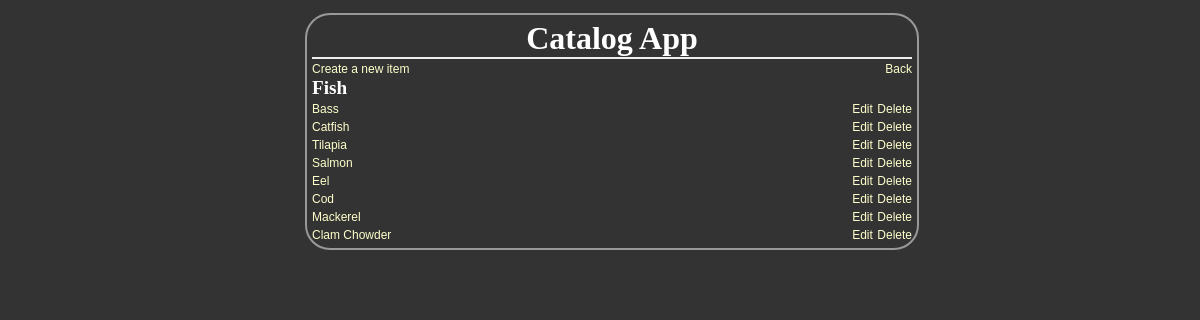
The app's page /1/, older data.
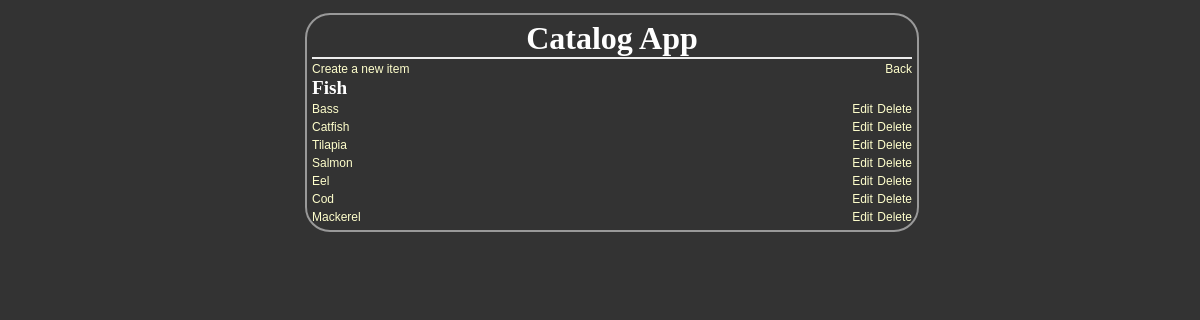
The same page, newer data.
### project4/database_setup.py (models this page shows, shortened)
class Category(Base):
    __tablename__ = 'category'
    id = Column(Integer, primary_key=True)
    name = Column(String(250), nullable=False)

class Item(Base):
    __tablename__ = 'item'
    name = Column(String(80), nullable=False)
    id = Column(Integer, primary_key=True)
    description = Column(String(65536))
    category_id = Column(Integer, ForeignKey('category.id'))
    category = relationship(Category)

### project4/project4.py (the view)
@app.route('/<int:category_id>/')
def showItems(category_id):
    DBSession = sessionmaker(bind=engine)
    session = DBSession()
    category = session.query(Category).filter_by(id=category_id).one()
    items = session.query(Item).filter_by(category_id=category_id).all()
    session.close()
    return render_template('category.html', category_id=category_id, category=category, items=items)

### project4/templates/category.html (shortened to what this page needs)
<!DOCTYPE html>
<html>
<head>
    <link rel=stylesheet type=text/css href="{{url_for('static', filename='styles.css')}}">
</head>
<body>
    <div class="pane">
        <header>
            <h1>Catalog App</h1>
        </header>
        <section class="prompt">
            <span class="create">
                <a href="{{url_for('newItem', category_id = category_id)}}">Create a new item</a>
            </span>
            <span class="back">
                <a href="/">Back</a>
            </span>
        </section>
        <main>
            <h2>{{category.name}}</h2>
            {% for i in items %}
            <div class="data">
                <span class="name">
                    <a href="{{url_for('showItem', category_id = category_id, item_id = i.id)}}">{{i.name}}</a>
                </span>
                <span class="actions">
                    <a href="{{url_for('editItem', category_id = category_id, item_id = i.id)}}">Edit</a>
                    <a href="{{url_for('deleteItem', category_id = category_id, item_id = i.id)}}">Delete</a>
                </span>
            </div>
            {% endfor %}
        </main>
    </div>
</body>
</html>

### project4/static/styles.css (style rules this page uses)
body { font-family: sans-serif; background-color: #333333 }
h1, h2, h3, h4 { color: #ffffff; }
h1, h2 { font-family: 'georgia', serif; margin: 0; }
h1 { border-bottom: 2px solid #eee; }
h2 { font-size: 1.2em; }
a { text-decoration: none; color: #ffffcc; font-size: .75em; }
.pane { min-width: 50%; position: absolute; left: 25%; border: 2px solid; border-radius: 25px; padding: 5px; margin: 5px; border-color: #999999; background-color: #333333 }
header { left: 50%; text-align: center; }
.name { width: 50%; display: inline-block; }
.actions { text-align: right; width: 50%; float: right; }
.prompt .create { display: inline-block; }
.prompt .back { text-align: right; width: 50%; float: right; }

Row changes from the older to the newer data that the page shows:
removed Item: name "Clam Chowder"
